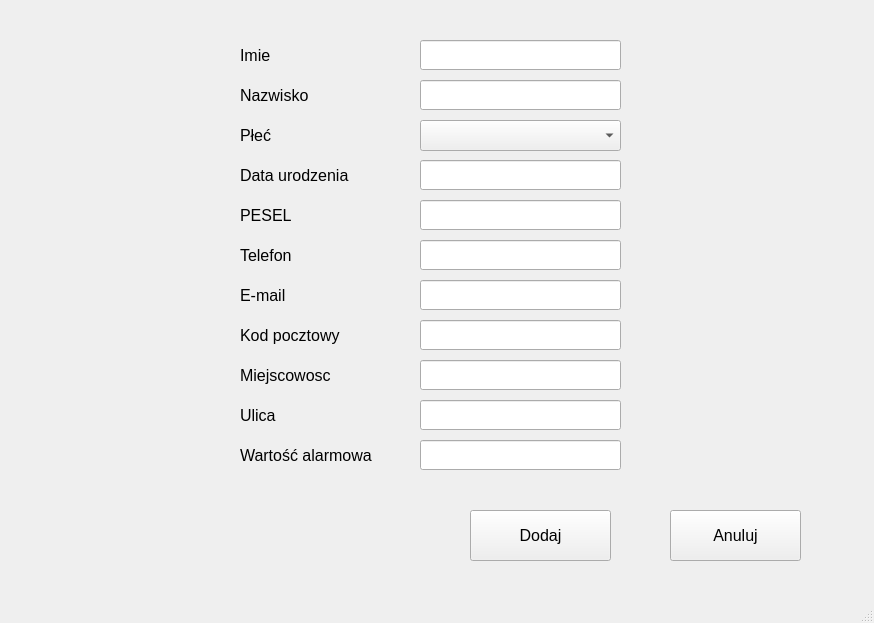
<?xml version="1.0" encoding="UTF-8"?>
<ui version="4.0">
 <class>MainWindow</class>
 <widget class="QMainWindow" name="MainWindow">
  <property name="geometry">
   <rect>
    <x>0</x>
    <y>0</y>
    <width>874</width>
    <height>623</height>
   </rect>
  </property>
  <property name="windowTitle">
   <string>MainWindow</string>
  </property>
  <widget class="QWidget" name="centralwidget">
   <widget class="QPushButton" name="pushButtonAdd">
    <property name="geometry">
     <rect>
      <x>470</x>
      <y>510</y>
      <width>141</width>
      <height>51</height>
     </rect>
    </property>
    <property name="font">
     <font>
      <pointsize>12</pointsize>
     </font>
    </property>
    <property name="text">
     <string>Dodaj</string>
    </property>
   </widget>
   <widget class="QPushButton" name="pushButtonAbort">
    <property name="geometry">
     <rect>
      <x>670</x>
      <y>510</y>
      <width>131</width>
      <height>51</height>
     </rect>
    </property>
    <property name="font">
     <font>
      <pointsize>12</pointsize>
     </font>
    </property>
    <property name="text">
     <string>Anuluj</string>
    </property>
   </widget>
   <widget class="QLineEdit" name="nameLineEdit">
    <property name="geometry">
     <rect>
      <x>420</x>
      <y>40</y>
      <width>201</width>
      <height>30</height>
     </rect>
    </property>
    <property name="font">
     <font>
      <pointsize>12</pointsize>
     </font>
    </property>
   </widget>
   <widget class="QLineEdit" name="surnameLineEdit">
    <property name="geometry">
     <rect>
      <x>420</x>
      <y>80</y>
      <width>201</width>
      <height>30</height>
     </rect>
    </property>
    <property name="font">
     <font>
      <pointsize>12</pointsize>
     </font>
    </property>
   </widget>
   <widget class="QLineEdit" name="peselLineEdit">
    <property name="geometry">
     <rect>
      <x>420</x>
      <y>200</y>
      <width>201</width>
      <height>30</height>
     </rect>
    </property>
    <property name="font">
     <font>
      <pointsize>12</pointsize>
     </font>
    </property>
   </widget>
   <widget class="QLabel" name="nameLabel">
    <property name="geometry">
     <rect>
      <x>240</x>
      <y>40</y>
      <width>171</width>
      <height>31</height>
     </rect>
    </property>
    <property name="font">
     <font>
      <pointsize>12</pointsize>
     </font>
    </property>
    <property name="text">
     <string>Imie</string>
    </property>
   </widget>
   <widget class="QLabel" name="surnameLabel">
    <property name="geometry">
     <rect>
      <x>240</x>
      <y>80</y>
      <width>171</width>
      <height>31</height>
     </rect>
    </property>
    <property name="font">
     <font>
      <pointsize>12</pointsize>
     </font>
    </property>
    <property name="text">
     <string>Nazwisko</string>
    </property>
   </widget>
   <widget class="QLineEdit" name="phoneLineEdit">
    <property name="geometry">
     <rect>
      <x>420</x>
      <y>240</y>
      <width>201</width>
      <height>30</height>
     </rect>
    </property>
    <property name="font">
     <font>
      <pointsize>12</pointsize>
     </font>
    </property>
   </widget>
   <widget class="QLineEdit" name="emailLineEdit">
    <property name="geometry">
     <rect>
      <x>420</x>
      <y>280</y>
      <width>201</width>
      <height>30</height>
     </rect>
    </property>
    <property name="font">
     <font>
      <pointsize>12</pointsize>
     </font>
    </property>
   </widget>
   <widget class="QLineEdit" name="cityCodeLineEdit">
    <property name="geometry">
     <rect>
      <x>420</x>
      <y>320</y>
      <width>201</width>
      <height>30</height>
     </rect>
    </property>
    <property name="font">
     <font>
      <pointsize>12</pointsize>
     </font>
    </property>
   </widget>
   <widget class="QLineEdit" name="cityLineEdit">
    <property name="geometry">
     <rect>
      <x>420</x>
      <y>360</y>
      <width>201</width>
      <height>30</height>
     </rect>
    </property>
    <property name="font">
     <font>
      <pointsize>12</pointsize>
     </font>
    </property>
   </widget>
   <widget class="QLineEdit" name="streetLineEdit">
    <property name="geometry">
     <rect>
      <x>420</x>
      <y>400</y>
      <width>201</width>
      <height>30</height>
     </rect>
    </property>
    <property name="font">
     <font>
      <pointsize>12</pointsize>
     </font>
    </property>
   </widget>
   <widget class="QLabel" name="peselLabel">
    <property name="geometry">
     <rect>
      <x>240</x>
      <y>200</y>
      <width>171</width>
      <height>31</height>
     </rect>
    </property>
    <property name="font">
     <font>
      <pointsize>12</pointsize>
     </font>
    </property>
    <property name="text">
     <string>PESEL</string>
    </property>
   </widget>
   <widget class="QLabel" name="sexLabel">
    <property name="geometry">
     <rect>
      <x>240</x>
      <y>120</y>
      <width>171</width>
      <height>31</height>
     </rect>
    </property>
    <property name="font">
     <font>
      <pointsize>12</pointsize>
     </font>
    </property>
    <property name="text">
     <string>Płeć</string>
    </property>
   </widget>
   <widget class="QLabel" name="phoneLabel">
    <property name="geometry">
     <rect>
      <x>240</x>
      <y>240</y>
      <width>171</width>
      <height>31</height>
     </rect>
    </property>
    <property name="font">
     <font>
      <pointsize>12</pointsize>
     </font>
    </property>
    <property name="text">
     <string>Telefon</string>
    </property>
   </widget>
   <widget class="QLabel" name="emailLabel">
    <property name="geometry">
     <rect>
      <x>240</x>
      <y>280</y>
      <width>171</width>
      <height>31</height>
     </rect>
    </property>
    <property name="font">
     <font>
      <pointsize>12</pointsize>
     </font>
    </property>
    <property name="text">
     <string>E-mail</string>
    </property>
   </widget>
   <widget class="QLabel" name="cityCodeLabel">
    <property name="geometry">
     <rect>
      <x>240</x>
      <y>320</y>
      <width>161</width>
      <height>31</height>
     </rect>
    </property>
    <property name="font">
     <font>
      <pointsize>12</pointsize>
     </font>
    </property>
    <property name="text">
     <string>Kod pocztowy</string>
    </property>
   </widget>
   <widget class="QLabel" name="cityLabel">
    <property name="geometry">
     <rect>
      <x>240</x>
      <y>360</y>
      <width>161</width>
      <height>31</height>
     </rect>
    </property>
    <property name="font">
     <font>
      <pointsize>12</pointsize>
     </font>
    </property>
    <property name="text">
     <string>Miejscowosc</string>
    </property>
   </widget>
   <widget class="QLabel" name="streetLabel">
    <property name="geometry">
     <rect>
      <x>240</x>
      <y>400</y>
      <width>171</width>
      <height>31</height>
     </rect>
    </property>
    <property name="font">
     <font>
      <pointsize>12</pointsize>
     </font>
    </property>
    <property name="text">
     <string>Ulica</string>
    </property>
   </widget>
   <widget class="QLineEdit" name="birthDateLineEdit">
    <property name="geometry">
     <rect>
      <x>420</x>
      <y>160</y>
      <width>201</width>
      <height>30</height>
     </rect>
    </property>
    <property name="font">
     <font>
      <pointsize>12</pointsize>
     </font>
    </property>
   </widget>
   <widget class="QLabel" name="birthDateLabel">
    <property name="geometry">
     <rect>
      <x>240</x>
      <y>160</y>
      <width>171</width>
      <height>31</height>
     </rect>
    </property>
    <property name="font">
     <font>
      <pointsize>12</pointsize>
     </font>
    </property>
    <property name="text">
     <string>Data urodzenia</string>
    </property>
   </widget>
   <widget class="QLabel" name="alarmValueLabel">
    <property name="geometry">
     <rect>
      <x>240</x>
      <y>440</y>
      <width>171</width>
      <height>31</height>
     </rect>
    </property>
    <property name="font">
     <font>
      <pointsize>12</pointsize>
     </font>
    </property>
    <property name="text">
     <string>Wartość alarmowa</string>
    </property>
   </widget>
   <widget class="QLineEdit" name="alarmValueLineEdit">
    <property name="geometry">
     <rect>
      <x>420</x>
      <y>440</y>
      <width>201</width>
      <height>30</height>
     </rect>
    </property>
    <property name="font">
     <font>
      <pointsize>12</pointsize>
     </font>
    </property>
   </widget>
   <widget class="QComboBox" name="sexComboBox">
    <property name="geometry">
     <rect>
      <x>420</x>
      <y>120</y>
      <width>201</width>
      <height>31</height>
     </rect>
    </property>
   </widget>
   <zorder>pushButtonAdd</zorder>
   <zorder>pushButtonAbort</zorder>
   <zorder>nameLineEdit</zorder>
   <zorder>peselLineEdit</zorder>
   <zorder>nameLabel</zorder>
   <zorder>surnameLabel</zorder>
   <zorder>phoneLineEdit</zorder>
   <zorder>emailLineEdit</zorder>
   <zorder>cityCodeLineEdit</zorder>
   <zorder>cityLineEdit</zorder>
   <zorder>streetLineEdit</zorder>
   <zorder>peselLabel</zorder>
   <zorder>sexLabel</zorder>
   <zorder>phoneLabel</zorder>
   <zorder>emailLabel</zorder>
   <zorder>cityCodeLabel</zorder>
   <zorder>cityLabel</zorder>
   <zorder>streetLabel</zorder>
   <zorder>birthDateLineEdit</zorder>
   <zorder>birthDateLabel</zorder>
   <zorder>surnameLineEdit</zorder>
   <zorder>alarmValueLabel</zorder>
   <zorder>alarmValueLineEdit</zorder>
   <zorder>sexComboBox</zorder>
  </widget>
  <widget class="QMenuBar" name="menubar">
   <property name="geometry">
    <rect>
     <x>0</x>
     <y>0</y>
     <width>874</width>
     <height>21</height>
    </rect>
   </property>
  </widget>
  <widget class="QStatusBar" name="statusbar"/>
 </widget>
 <tabstops>
  <tabstop>nameLineEdit</tabstop>
  <tabstop>surnameLineEdit</tabstop>
  <tabstop>sexComboBox</tabstop>
  <tabstop>birthDateLineEdit</tabstop>
  <tabstop>peselLineEdit</tabstop>
  <tabstop>phoneLineEdit</tabstop>
  <tabstop>emailLineEdit</tabstop>
  <tabstop>cityCodeLineEdit</tabstop>
  <tabstop>cityLineEdit</tabstop>
  <tabstop>streetLineEdit</tabstop>
  <tabstop>alarmValueLineEdit</tabstop>
  <tabstop>pushButtonAdd</tabstop>
  <tabstop>pushButtonAbort</tabstop>
 </tabstops>
 <resources/>
 <connections/>
</ui>
